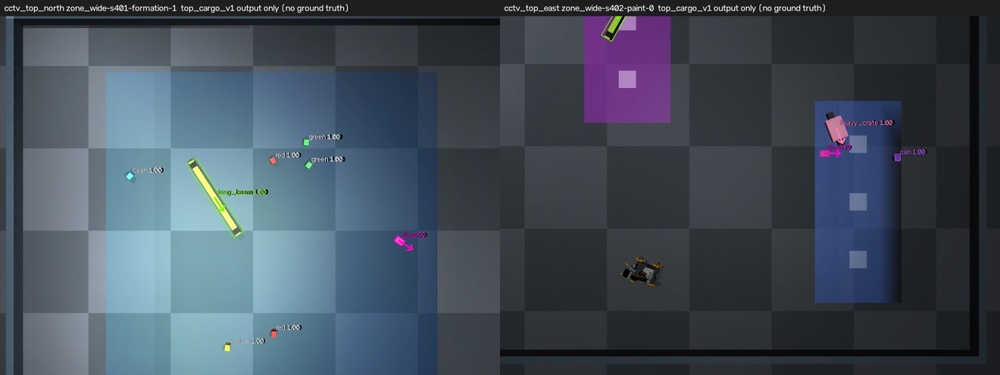
#> input picture experiments/2026-09-25-zone-cargo-perception/media/test-detections.jpg, 1000 x 375 px, shrunk from 1600 x 600 before the run
$ python -i self_mask.py   (imports and definitions only)
#> lines starting #> are read from the running program, lines starting #| are printed output that depends on the picture; after the words box and inside, x2 and y2 are one past the last pixel; in counts of white or black regions, pixels touching at a corner belong together
#> further down, picture is the input picture: shape (375, 1000, 3); mean B, G, R 90.4, 77.7, 67.1
"""Self-occlusion masking for the height-free wall probe: per-column ``self_top``.

The wrist camera of a loaded robot looks past the thing it is carrying. The carried
beam (yellow-green tape plus a black band across its middle) and, in the box
scenario, the carried cyan crate both sit in the lower part of the own image and
cover the floor. The wall detector has no way to know that: a floor-contact row
underneath the cargo still back-projects onto the floor plane, still shows a
luminance step across it, and still looks uniform above it, so it is accepted as a
wall face. Worse, the cargo is by definition the *nearest* thing in view, so the
near-clip pseudo-range scan ranks the cargo boundary as the closest candidate and
the reported near distance is the cargo itself.

``self_top`` is the fix: the topmost row that is occluded in each detector column.
The detector excludes candidates at rows ``>= self_top - self_margin_px``, i.e. it
keeps only what is above the cargo, where the floor it should actually see is.

Inputs are the own RGB frame and the own commanded load state, nothing else. Map
walls, robot pose, simulator state and ground truth are never read here.

WHY THESE COLOURS
-----------------
The beam is scenario cargo: the tape colour and the dark stripe are part of the
object, not the room, so they are far better separated than any wall/floor cue.
The two HSV bands below are copied verbatim from
``experiments/2026-10-03-vo-feasibility/code/vo_eval.py`` (``beam_mask``), the only
code in the repository that already identifies the carried beam in the own camera.
Reusing them means this mask and the VO probe agree on what "beam" means instead of
drifting apart.

  green  HSV(25..55, S>=90, V>=60)  the yellow-green tape running along the beam
  black  HSV(H all, S<=255, V<=35)   the dark band across the beam's middle

Both halves are needed and neither alone is enough:

  * green alone misses the middle of the beam, and the top and bottom edges of the
    black band are exactly the rows that produce a strong contrast step against the
    band above them and against the floor below. Those are the rows the near-clip
    scan picks.
  * black alone is far too permissive. Measured on the v98 dev episode
    ``zone_wide_door_geometry_v3``, the black band alone lights up 17.7% of every
    *raw* frame including frames where the beam is nowhere in view: the fisheye
    padding outside the image circle is (0, 0, 0) and the raw frame is cut off
    black below row 463. So the per-column walk runs on the **undistorted** frame,
    which the same episode shows to be 0.08% black on a beam-free frame, and only a
    blob that reaches the bottom of that frame counts.

``beam_mask`` itself is frame-agnostic (it is an HSV test, exactly as in ``vo_eval``,
where it runs on raw frames); it is the row indexing that has to move to the
undistorted frame, because ``self_top`` is a row index into the detector's frame and
a row of the mask must be the same row as the detector's row. Measured on the raw
frame the same code drives ``self_top`` to 0 on 96/96 columns on *every* frame,
including ones with no beam in view at all.

The bottom-connectivity requirement is what keeps the definition honest in the other
direction too: when the wrist drops and the beam swings up to the *top* of the image,
the floor below it is still visible and ``self_top`` correctly stays at ``HEIGHT``.

The cyan box test (``box_mask_top``) is a *ratio* test (G and B well above R), not a
hue test, so it survives shadow, which the beam's HSV test does not. It is only
meaningful while the own commands say the robot is loaded; an unloaded robot looking
at a cyan wall would otherwise mask its own view.

Both masks are combined by taking the topmost of the two per column: whatever is
highest in the image occludes everything below it.
"""
from __future__ import annotations

import argparse
import sys
from pathlib import Path

import cv2
import numpy as np

HERE = Path(__file__).resolve().parent
ROOT = HERE.parents[2]
sys.path.insert(0, str(ROOT))
sys.path.insert(0, str(ROOT / 'experiments/2026-09-26-markerless-probe'))

import markerless_probe as mp  # noqa: E402

WIDTH, HEIGHT = mp.WIDTH, mp.HEIGHT

# Beam: yellow-green tape + the black middle band. See the module docstring for why
# both halves and why they must not be trusted on their own.
BEAM_HSV = (((25, 90, 60), (55, 255, 255)), ((0, 0, 0), (180, 255, 35)))
BEAM_DILATE = 9

# The last rows can carry remap border effects, so the bottom-connectivity search
# starts just above them and requires the rows below the start row to be occluded
# (same reason and same constants as the frozen ``markerless_probe.carried_mask_top``).
BOTTOM_MARGIN = 6
GATE_ROWS = 10          # rows above the start row that must be occluded
GATE_FRAC = .8           # ... by at least this fraction of the column strip
GAP_ROWS = 3             # tolerated misses while walking up


def beam_mask(bgr: np.ndarray) -> np.ndarray:
    """Carried beam (yellow-green tape) and its black middle band, dilated.

    HSV ranges copied from ``vo_eval.beam_mask``; the dilation merges the tape and
    the band into one blob so a column strip is not split by the seam between them.
    The test is frame-agnostic - it takes the raw frame as in ``vo_eval``, and the
    undistorted frame in ``beam_top``.
    """
    hsv = cv2.cvtColor(bgr, cv2.COLOR_BGR2HSV)
#> hsv: shape (375, 1000, 3); mean H, S, V 103.4, 62.9, 90.9
    m = np.zeros(hsv.shape[:2], np.uint8)
    for lo, hi in BEAM_HSV:
        m |= cv2.inRange(hsv, lo, hi)
#> this loop made 2 passes
#> pass 1, in beam_mask, `m |= cv2.inRange(hsv, lo, hi)`:
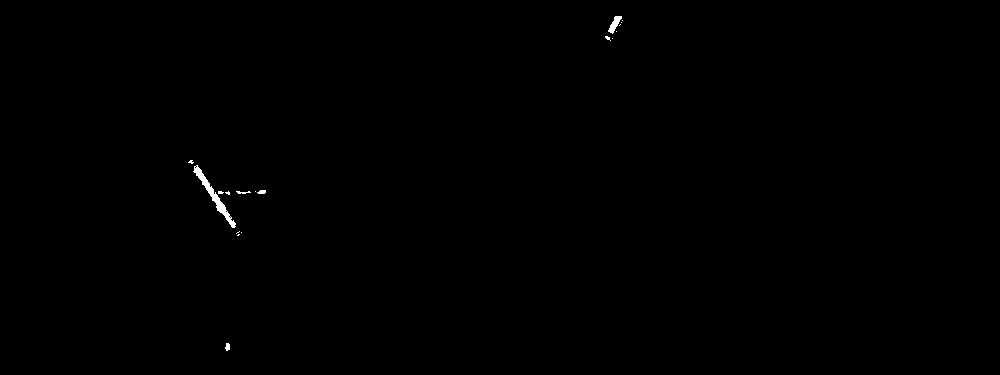
#> m: shape (375, 1000); 0.19% white; 18 white regions (13 under 20 px), largest, box (x1, y1, x2, y2) and area: (193, 165, 236, 228) 433, (608, 16, 622, 34) 116, (225, 343, 230, 351) 31, (257, 190, 266, 194) 29, (236, 191, 251, 194) 27
#> pass 2, in beam_mask, `m |= cv2.inRange(hsv, lo, hi)`:
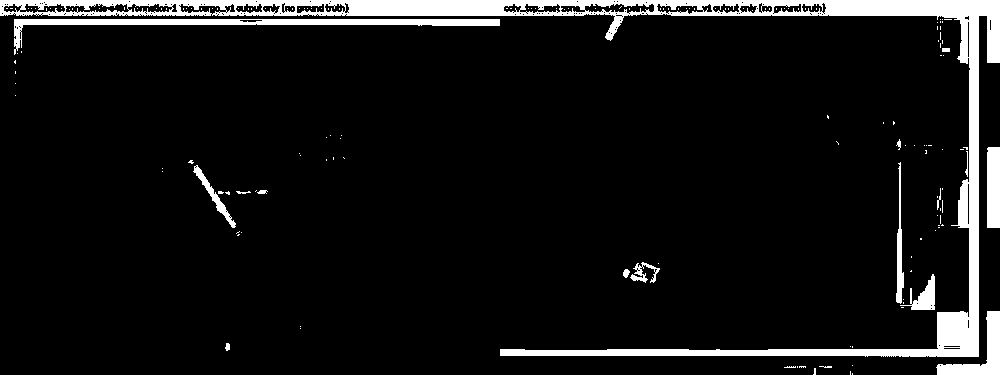
#> m: shape (375, 1000); 7.9% white; 162 white regions (146 under 20 px), largest, box (x1, y1, x2, y2) and area: (0, 0, 1000, 357) 21741, (14, 19, 500, 55) 3123, (936, 311, 1000, 375) 1378
    return cv2.dilate(m, np.ones((BEAM_DILATE, BEAM_DILATE), np.uint8))
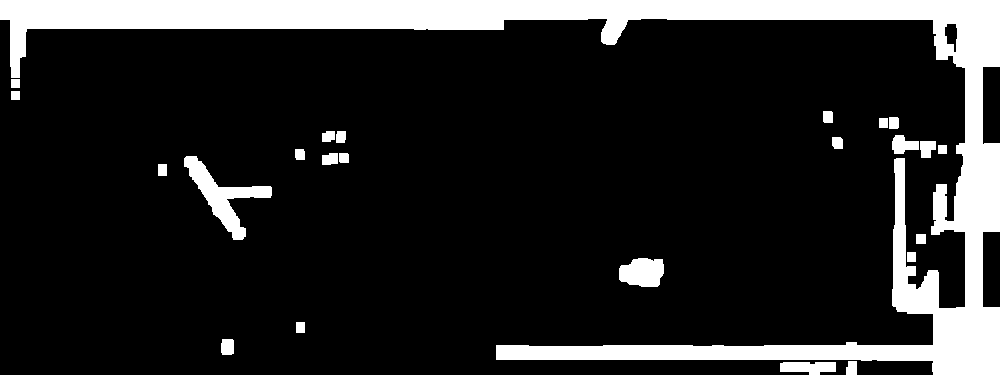
#> returned value: shape (375, 1000); 15% white; 24 white regions, largest, box (x1, y1, x2, y2) and area: (0, 0, 1000, 375) 49710, (184, 156, 272, 240) 2164, (619, 258, 664, 287) 1065


# [165 lines left out: functions _strip_flags, _bottom_run_top, beam_top, _cyan_mask, box_mask_top, self_top_for and 2 more, not called in this run]


# [2 lines not run here, left out]

>>> import cv2
>>> picture = cv2.imread('../../2026-09-25-zone-cargo-perception/media/test-detections.jpg')
>>> result = beam_mask(picture)
